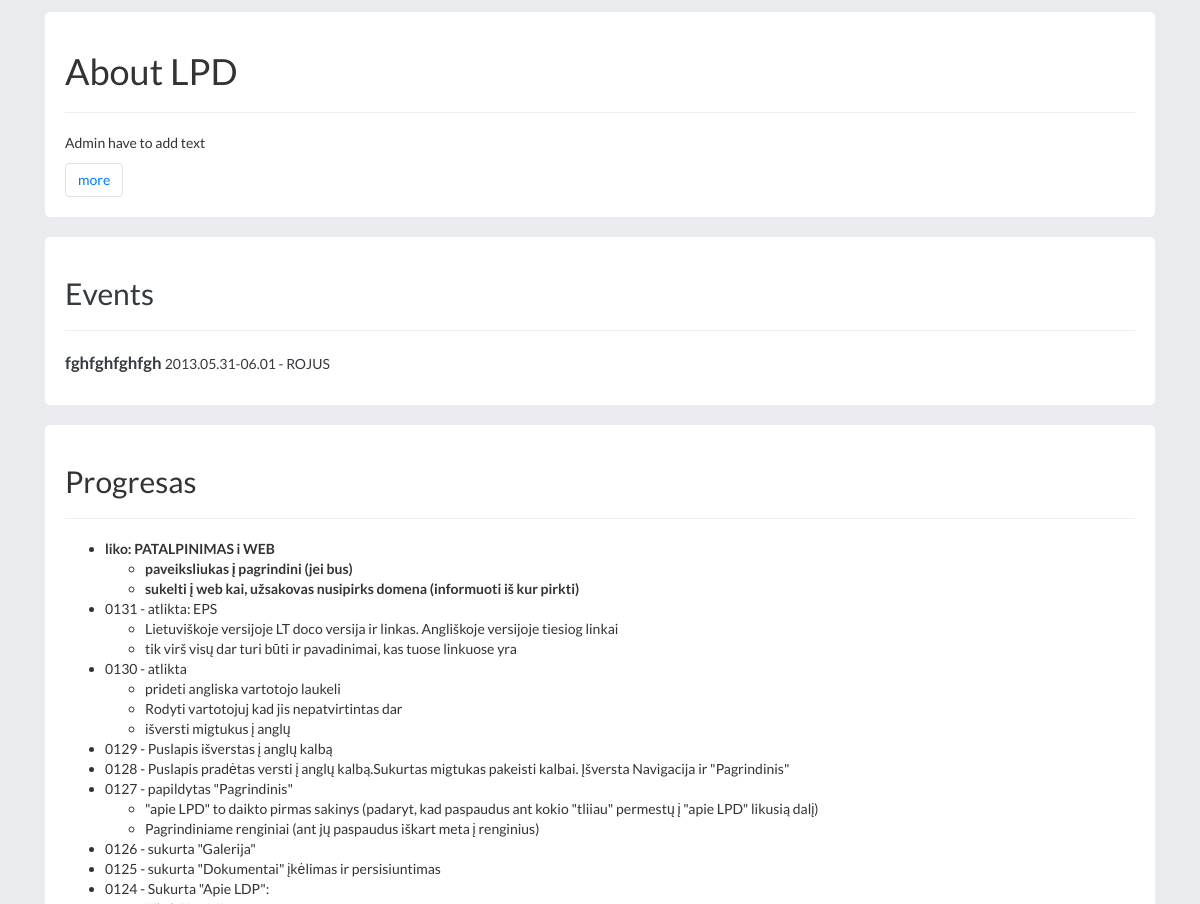
Before: / (middle part) with the older database file.
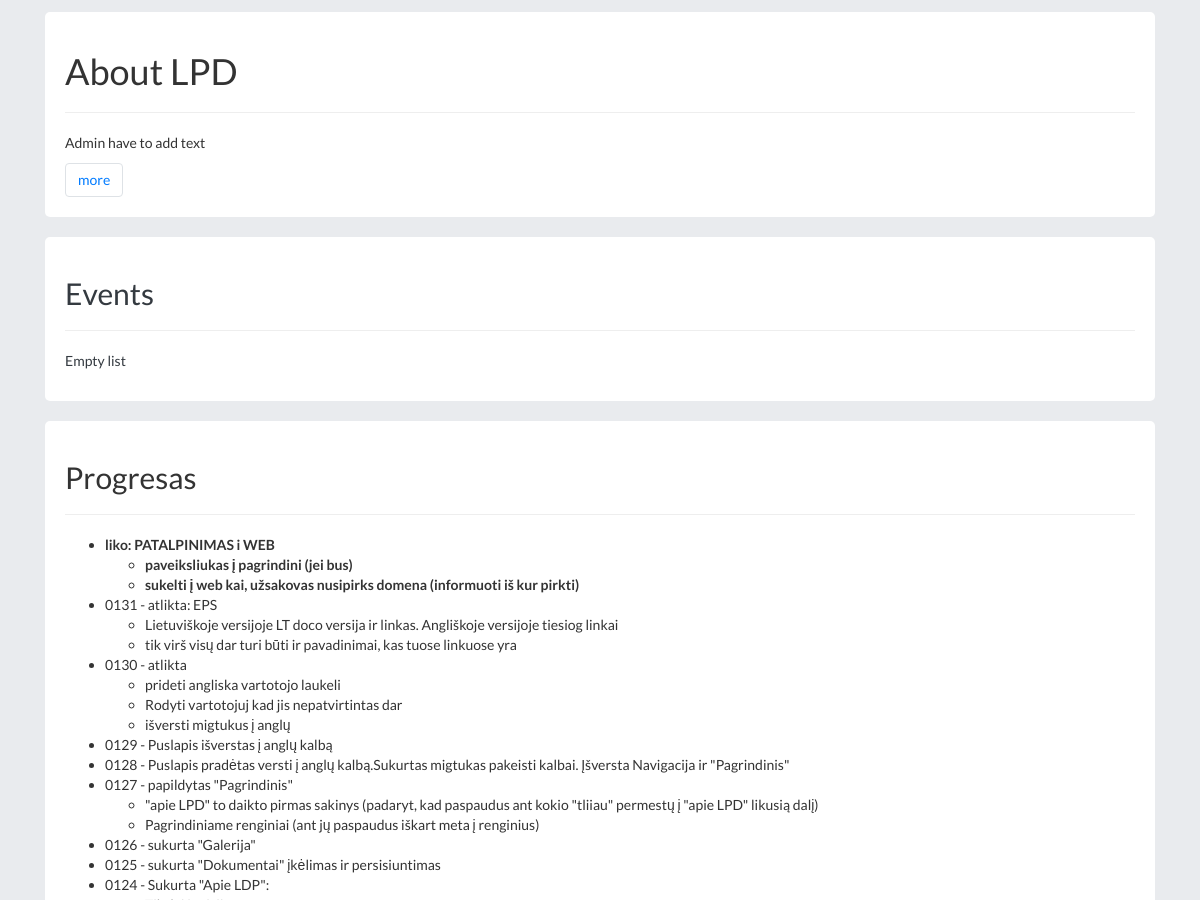
After: the same page with the newer database file.
### main.py (models this page shows)
class About(db.Model):
	id = db.Column(db.Integer, primary_key=True)
	date_created = db.Column(db.DateTime, default=datetime.utcnow)
	text = db.Column(db.String(400000), default="")
	text_en = db.Column(db.String(400000), default="")

class News(db.Model):
	id = db.Column(db.Integer, primary_key=True)
	date_created = db.Column(db.DateTime, default=datetime.utcnow)
	title = db.Column(db.String(4000), default="")
	title_en = db.Column(db.String(4000), default="")
	date = db.Column(db.String(4000), default="")
	location = db.Column(db.String(4000), default="")

### main.py (the view)
@app.route("/")
def index():
	try:
		data = About.query.get_or_404(1)
	except:
		data = About()
		data.text = "Teksto nėra adminas turi pridėti"
		data.text_en = "Admin have to add text"
		db.session.add(data)
		db.session.commit()
	news_ = list(reversed(News.query.order_by(News.date_created).all()))
	return render_template("index.html", data=data,news=news_, current_user=current_user())

### main.py (called while the page is built)
def guest_user():
	current_user = User()
	current_user.name=""
	current_user.surname="Svecias"
	current_user.email="gg@gg.gg"
	current_user.lvl=0
	current_user.id=-1
	current_user.lang = "LT"
	return current_user

def current_user():
	email = request.cookies.get("current-user-email")
	current_user = User.query.filter_by(email=email).first()
	if current_user == None:
		current_user = guest_user()
	current_user.lang = request.cookies.get("current-user-lang")
	return current_user

### templates/index.html (shortened to what this page needs)
{% extends "base.html" %}
{% block page%}
<div class=" page">
<h1> {% if current_user.lang == "LT" %} Apie LPD {% else %} About LPD {% endif %}</h1><hr>
<p>
	{% if current_user.lang == "LT" %}
		{% set arr = data.text.split('\n') %}
	{% else %}
		{% set arr = data.text_en.split('\n') %}
	{% endif %}
		{% for line in arr %}
			{{line|safe}}<br>
		{% endfor %}
</p>
<a href="/history/" class="btn btn-outline-primary border">  {% if current_user.lang == "LT" %} toliau {% else %} more {% endif %}</a>
</div>
<a href="/Naujienos/" class="text-dark text-decoration-none">
<div class=" page"><h2>{% if current_user.lang == "LT" %} Renginai{% else %} Events {% endif %}</h2>
<hr>
{% if news|length == 0%}
	<div class = " ">
		<p>  {% if current_user.lang == "LT" %} Naujienų sąrašas tuščias{% else %} Empty list {% endif %}</p>
	</div>
{% else %}
	{% for new in news %}
		{% if new.title|length > 0%}
			<div class = " ">
				<p><b><big> {% if current_user.lang == "LT" %} {{new.title}} {% else %} {{new.title_en}} {% endif %} </big> </b> {{new.date}} - {{new.location}}</p>
			</div>
		{% endif %}
	{% endfor %}
{% endif %}
</div>
</a>
<div class=" page">
<h2>Progresas</h2><hr>
	<ul>
		<b>
		<li>liko: PATALPINIMAS i WEB</li>
		<ul>
			<li>paveiksliukas į pagrindini (jei bus) </li>
			<li>sukelti į web kai, užsakovas nusipirks domena (informuoti iš kur pirkti) </li>
		</ul></b>
		<li>0131 - atlikta: EPS </li>
		<ul>
			<li>Lietuviškoje versijoje LT doco versija ir linkas. Angliškoje versijoje tiesiog linkai </li>
			<li> tik virš visų dar turi būti ir pavadinimai, kas tuose linkuose yra</li>
		</ul>
		<li>0130 - atlikta </li>
		<ul>
			<li>prideti angliska vartotojo laukeli </li>
			<li>Rodyti vartotojuj kad jis nepatvirtintas dar</li>
			<li>išversti migtukus į anglų</li>
		</ul>
		<li>0129 - Puslapis išverstas į anglų kalbą </li>
		<li>0128 - Puslapis pradėtas versti į anglų kalbą.Sukurtas migtukas pakeisti kalbai. Įšversta Navigacija ir "Pagrindinis" </li>
		<li>0127 - papildytas "Pagrindinis"</li>
		<ul>
			<li>"apie LPD" to daikto pirmas sakinys (padaryt, kad paspaudus ant kokio "tliiau" permestų į "apie LPD" likusią dalį)</li>
			<li>Pagrindiniame renginiai (ant jų paspaudus iškart meta į renginius)</li>
		</ul>
		<li>0126 - sukurta "Galerija"</li>
		<li>0125 - sukurta "Dokumentai" įkėlimas ir persisiuntimas</li>
		<li>0124 - Sukurta "Apie LDP": </li>
		<ul>
			<li>Tikslai ir vizija</li>
		</ul>
	</ul><hr>
</div>
{% endblock %}

Changed rows visible on the page:
removed News: title_en "fghfghfghfgh", date "2013.05.31-06.01", location "ROJUS"
Other visible differences:
text now shown: "Empty list"
